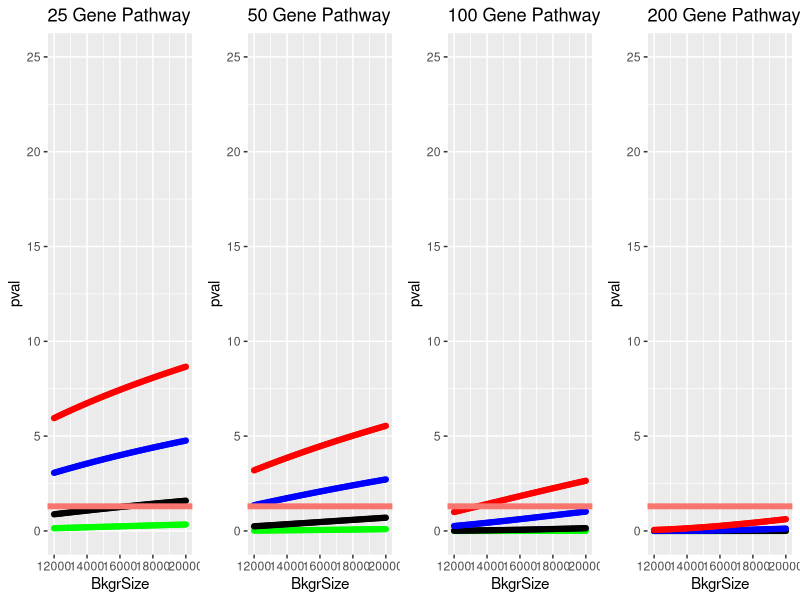
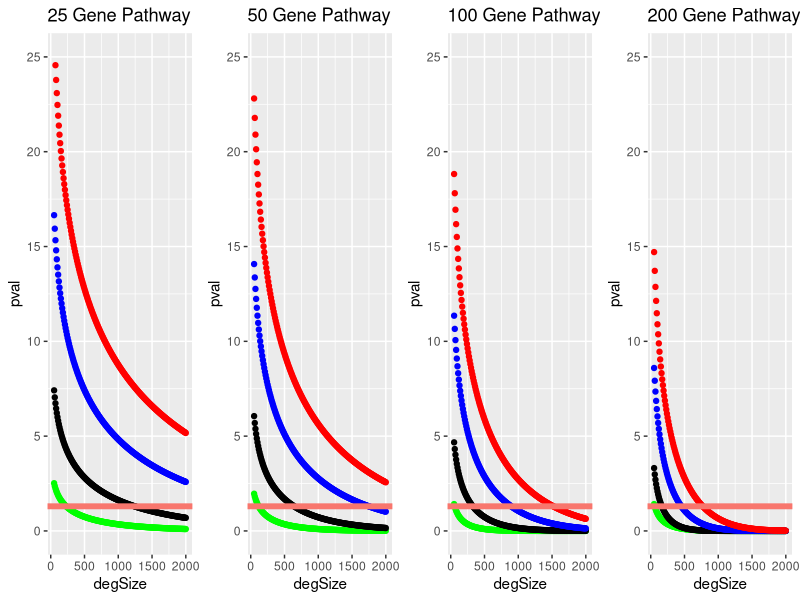
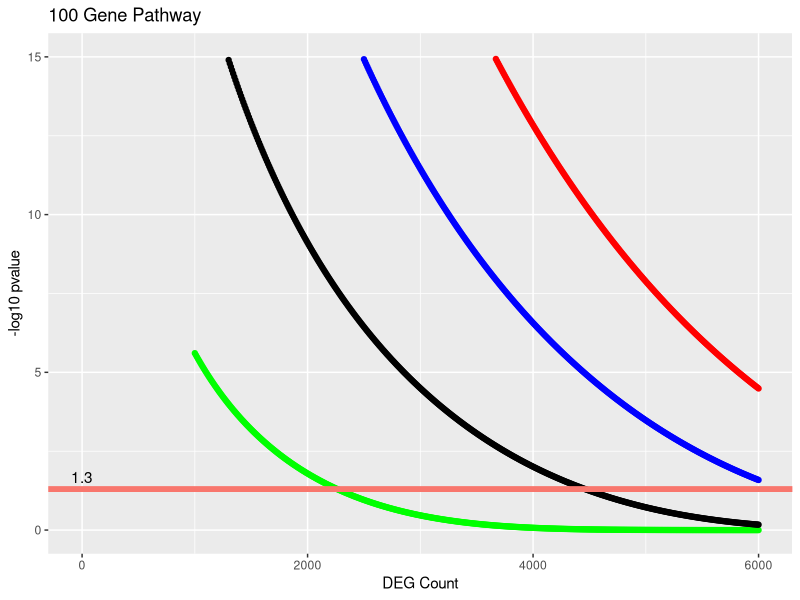

Source code (R) for these figures, in order:
## ---- chunk 1
knitr::opts_chunk$set(echo = TRUE)
## ---- chunk 2
library(ggplot2)
library(tidyverse)
library(ggpubr)
## ---- chunk 3
make.df2 <- function(denomItem){
  a <- data.frame(c(2,degSize),c(pathSize,denomItem))
  x <- fisher.test(a, alternative="greater")
  return(-log(x$p.value,10))
}

make.df5 <- function(denomItem){
  a <- data.frame(c(5,degSize),c(pathSize,denomItem))
  x <- fisher.test(a, alternative="greater")
  return(-log(x$p.value,10))
}

make.df10 <- function(denomItem){
  a <- data.frame(c(10,degSize),c(pathSize,denomItem))
  x <- fisher.test(a, alternative="greater")
  return(-log(x$p.value,10))
}

make.df15 <- function(denomItem){
  a <- data.frame(c(15,degSize),c(pathSize,denomItem))
  x <- fisher.test(a, alternative="greater")
  return(-log(x$p.value,10))
}

make.df25 <- function(denomItem){
  a <- data.frame(c(25,degSize),c(pathSize,denomItem))
  x <- fisher.test(a, alternative="greater")
  return(-log(x$p.value,10))
}

make.df50 <- function(denomItem){
  a <- data.frame(c(50,degSize),c(pathSize,denomItem))
  x <- fisher.test(a, alternative="greater")
  return(-log(x$p.value,10))
}

make.df100 <- function(denomItem){
  a <- data.frame(c(100,degSize),c(pathSize,denomItem))
  x <- fisher.test(a, alternative="greater")
  return(-log(x$p.value,10))
}

make.df200 <- function(denomItem){
  a <- data.frame(c(200,degSize),c(pathSize,denomItem))
  x <- fisher.test(a, alternative="greater")
  return(-log(x$p.value,10))
}

## ---- chunk 4
denom <- seq(from = 12000, to = 20000, by = 100)
degSize <- 1200
###########
pathSize <- 25

x2 <- lapply(denom, make.df2)
x2.Plot <- as.data.frame(cbind(denom,unlist(x2)))
colnames(x2.Plot) <- c("BkgrSize","pval")

x5 <- lapply(denom, make.df5)
x5.Plot <- as.data.frame(cbind(denom,unlist(x5)))
colnames(x5.Plot) <- c("BkgrSize","pval")

x10 <- lapply(denom, make.df10)
x10.Plot <- as.data.frame(cbind(denom,unlist(x10)))
colnames(x10.Plot) <- c("BkgrSize","pval")

x15 <- lapply(denom, make.df15)
x15.Plot <- as.data.frame(cbind(denom,unlist(x15)))
colnames(x15.Plot) <- c("BkgrSize","pval")

pl.25 <- ggplot() + geom_point(data=x2.Plot, aes(x=BkgrSize, y=pval), color="green") + geom_point(data=x5.Plot, aes(x=BkgrSize, y=pval), color="black") + geom_point(data=x10.Plot, aes(x=BkgrSize, y=pval), color="blue") + geom_point(data=x15.Plot, aes(x=BkgrSize, y=pval), color="red") + geom_hline(aes(yintercept=1.3, color = "red"), size=2)  + ylim(0, 25) + ggtitle("25 Gene Pathway")
###########
pathSize <- 50

x2 <- lapply(denom, make.df2)
x2.Plot <- as.data.frame(cbind(denom,unlist(x2)))
colnames(x2.Plot) <- c("BkgrSize","pval")

x5 <- lapply(denom, make.df5)
x5.Plot <- as.data.frame(cbind(denom,unlist(x5)))
colnames(x5.Plot) <- c("BkgrSize","pval")

x10 <- lapply(denom, make.df10)
x10.Plot <- as.data.frame(cbind(denom,unlist(x10)))
colnames(x10.Plot) <- c("BkgrSize","pval")

x15 <- lapply(denom, make.df15)
x15.Plot <- as.data.frame(cbind(denom,unlist(x15)))
colnames(x15.Plot) <- c("BkgrSize","pval")

pl.50 <- ggplot() + geom_point(data=x2.Plot, aes(x=BkgrSize, y=pval), color="green") + geom_point(data=x5.Plot, aes(x=BkgrSize, y=pval), color="black") + geom_point(data=x10.Plot, aes(x=BkgrSize, y=pval), color="blue") + geom_point(data=x15.Plot, aes(x=BkgrSize, y=pval), color="red") + geom_hline(aes(yintercept=1.3, color = "red"), size=2)  + ylim(0, 25) + ggtitle("50 Gene Pathway")
###########
pathSize <- 75

x2 <- lapply(denom, make.df2)
x2.Plot <- as.data.frame(cbind(denom,unlist(x2)))
colnames(x2.Plot) <- c("BkgrSize","pval")

x5 <- lapply(denom, make.df5)
x5.Plot <- as.data.frame(cbind(denom,unlist(x5)))
colnames(x5.Plot) <- c("BkgrSize","pval")

x10 <- lapply(denom, make.df10)
x10.Plot <- as.data.frame(cbind(denom,unlist(x10)))
colnames(x10.Plot) <- c("BkgrSize","pval")

x15 <- lapply(denom, make.df15)
x15.Plot <- as.data.frame(cbind(denom,unlist(x15)))
colnames(x15.Plot) <- c("BkgrSize","pval")

pl.75 <- ggplot() + geom_point(data=x2.Plot, aes(x=BkgrSize, y=pval), color="green") + geom_point(data=x5.Plot, aes(x=BkgrSize, y=pval), color="black") + geom_point(data=x10.Plot, aes(x=BkgrSize, y=pval), color="blue") + geom_point(data=x15.Plot, aes(x=BkgrSize, y=pval), color="red") + geom_hline(aes(yintercept=1.3, color = "red"), size=2)  + ylim(0, 25) + ggtitle("75 Gene Pathway")
###########
pathSize <- 100

x2 <- lapply(denom, make.df2)
x2.Plot <- as.data.frame(cbind(denom,unlist(x2)))
colnames(x2.Plot) <- c("BkgrSize","pval")

x5 <- lapply(denom, make.df5)
x5.Plot <- as.data.frame(cbind(denom,unlist(x5)))
colnames(x5.Plot) <- c("BkgrSize","pval")

x10 <- lapply(denom, make.df10)
x10.Plot <- as.data.frame(cbind(denom,unlist(x10)))
colnames(x10.Plot) <- c("BkgrSize","pval")

x15 <- lapply(denom, make.df15)
x15.Plot <- as.data.frame(cbind(denom,unlist(x15)))
colnames(x15.Plot) <- c("BkgrSize","pval")

pl.100 <- ggplot() + geom_point(data=x2.Plot, aes(x=BkgrSize, y=pval), color="green") + geom_point(data=x5.Plot, aes(x=BkgrSize, y=pval), color="black") + geom_point(data=x10.Plot, aes(x=BkgrSize, y=pval), color="blue") + geom_point(data=x15.Plot, aes(x=BkgrSize, y=pval), color="red") + geom_hline(aes(yintercept=1.3, color = "red"), size=2)  + ylim(0, 25) + ggtitle("100 Gene Pathway")
###########
pathSize <- 200

x2 <- lapply(denom, make.df2)
x2.Plot <- as.data.frame(cbind(denom,unlist(x2)))
colnames(x2.Plot) <- c("BkgrSize","pval")

x5 <- lapply(denom, make.df5)
x5.Plot <- as.data.frame(cbind(denom,unlist(x5)))
colnames(x5.Plot) <- c("BkgrSize","pval")

x10 <- lapply(denom, make.df10)
x10.Plot <- as.data.frame(cbind(denom,unlist(x10)))
colnames(x10.Plot) <- c("BkgrSize","pval")

x15 <- lapply(denom, make.df15)
x15.Plot <- as.data.frame(cbind(denom,unlist(x15)))
colnames(x15.Plot) <- c("BkgrSize","pval")

pl.200 <- ggplot() + geom_point(data=x2.Plot, aes(x=BkgrSize, y=pval), color="green") + geom_point(data=x5.Plot, aes(x=BkgrSize, y=pval), color="black") + geom_point(data=x10.Plot, aes(x=BkgrSize, y=pval), color="blue") + geom_point(data=x15.Plot, aes(x=BkgrSize, y=pval), color="red") + geom_hline(aes(yintercept=1.3, color = "red"), size=2)  + ylim(0, 25) + ggtitle("200 Gene Pathway")
###########
pathSize <- 500

x2 <- lapply(denom, make.df2)
x2.Plot <- as.data.frame(cbind(denom,unlist(x2)))
colnames(x2.Plot) <- c("BkgrSize","pval")

x5 <- lapply(denom, make.df5)
x5.Plot <- as.data.frame(cbind(denom,unlist(x5)))
colnames(x5.Plot) <- c("BkgrSize","pval")

x10 <- lapply(denom, make.df10)
x10.Plot <- as.data.frame(cbind(denom,unlist(x10)))
colnames(x10.Plot) <- c("BkgrSize","pval")

x15 <- lapply(denom, make.df15)
x15.Plot <- as.data.frame(cbind(denom,unlist(x15)))
colnames(x15.Plot) <- c("BkgrSize","pval")

pl.500 <- ggplot() + geom_point(data=x2.Plot, aes(x=BkgrSize, y=pval), color="green") + geom_point(data=x5.Plot, aes(x=BkgrSize, y=pval), color="black") + geom_point(data=x10.Plot, aes(x=BkgrSize, y=pval), color="blue") + geom_point(data=x15.Plot, aes(x=BkgrSize, y=pval), color="red") + geom_hline(aes(yintercept=1.3, color = "red"), size=2)  + ylim(0, 25) + ggtitle("500 Gene Pathway")
## ---- chunk 5
ggarrange(pl.25,pl.50,pl.100,pl.200, legend = FALSE, ncol=4, nrow=1) 
## ---- chunk 6
# < -1 FC
a <- data.frame(c(8,62-8),c(194,20237-194))
a
fisher.test(a, alternative="greater")

b <- data.frame(c(27,268-27),c(194,20237-194))
b
fisher.test(b, alternative="greater")

d.ex1 <- data.frame(c(3,297),c(37,29663))
d.ex1
fisher.test(d.ex1, alternative="greater")

d.ex2 <- data.frame(c(3-1,297),c(37+1,29663))
d.ex2
fisher.test(d.ex2, alternative="greater")
## ---- chunk 7
testDGEs.df <- function(degCount){
  a <- data.frame(c(degsInPath,degCount),c(pathSize,bkground))
  x <- fisher.test(a, alternative="greater")
  return(-log(x$p.value,10))
}

degSize <- seq(from = 50, to = 2000, by = 10)
bkground <- 17000
###########
pathSize <- 25

degsInPath <- 2

degs.2 <- lapply(degSize, testDGEs.df)
degs.2.Plot <- as.data.frame(cbind(degSize,unlist(degs.2)))
colnames(degs.2.Plot) <- c("degSize","pval")

degsInPath <- 5

degs.5 <- lapply(degSize, testDGEs.df)
degs.5.Plot <- as.data.frame(cbind(degSize,unlist(degs.5)))
colnames(degs.5.Plot) <- c("degSize","pval")

degsInPath <- 10

degs.10 <- lapply(degSize, testDGEs.df)
degs.10.Plot <- as.data.frame(cbind(degSize,unlist(degs.10)))
colnames(degs.10.Plot) <- c("degSize","pval")

degsInPath <- 15

degs.15 <- lapply(degSize, testDGEs.df)
degs.15.Plot <- as.data.frame(cbind(degSize,unlist(degs.15)))
colnames(degs.15.Plot) <- c("degSize","pval")

pl.25path <- ggplot() + geom_point(data=degs.2.Plot, aes(x=degSize, y=pval), color="green") + geom_point(data=degs.5.Plot, aes(x=degSize, y=pval), color="black") + geom_point(data=degs.10.Plot, aes(x=degSize, y=pval), color="blue") + geom_point(data=degs.15.Plot, aes(x=degSize, y=pval), color="red") + geom_hline(aes(yintercept=1.3, color = "red"), size=2) + ylim(0, 25) + ggtitle("25 Gene Pathway")

###########
pathSize <- 50

degsInPath <- 2

degs.2 <- lapply(degSize, testDGEs.df)
degs.2.Plot <- as.data.frame(cbind(degSize,unlist(degs.2)))
colnames(degs.2.Plot) <- c("degSize","pval")

degsInPath <- 5

degs.5 <- lapply(degSize, testDGEs.df)
degs.5.Plot <- as.data.frame(cbind(degSize,unlist(degs.5)))
colnames(degs.5.Plot) <- c("degSize","pval")

degsInPath <- 10

degs.10 <- lapply(degSize, testDGEs.df)
degs.10.Plot <- as.data.frame(cbind(degSize,unlist(degs.10)))
colnames(degs.10.Plot) <- c("degSize","pval")

degsInPath <- 15

degs.15 <- lapply(degSize, testDGEs.df)
degs.15.Plot <- as.data.frame(cbind(degSize,unlist(degs.15)))
colnames(degs.15.Plot) <- c("degSize","pval")

pl.50path <- ggplot() + geom_point(data=degs.2.Plot, aes(x=degSize, y=pval), color="green") + geom_point(data=degs.5.Plot, aes(x=degSize, y=pval), color="black") + geom_point(data=degs.10.Plot, aes(x=degSize, y=pval), color="blue") + geom_point(data=degs.15.Plot, aes(x=degSize, y=pval), color="red") + geom_hline(aes(yintercept=1.3, color = "red"), size=2) + ylim(0, 25) + ggtitle("50 Gene Pathway")
###########
pathSize <- 100

degsInPath <- 2

degs.2 <- lapply(degSize, testDGEs.df)
degs.2.Plot <- as.data.frame(cbind(degSize,unlist(degs.2)))
colnames(degs.2.Plot) <- c("degSize","pval")

degsInPath <- 5

degs.5 <- lapply(degSize, testDGEs.df)
degs.5.Plot <- as.data.frame(cbind(degSize,unlist(degs.5)))
colnames(degs.5.Plot) <- c("degSize","pval")

degsInPath <- 10

degs.10 <- lapply(degSize, testDGEs.df)
degs.10.Plot <- as.data.frame(cbind(degSize,unlist(degs.10)))
colnames(degs.10.Plot) <- c("degSize","pval")

degsInPath <- 15

degs.15 <- lapply(degSize, testDGEs.df)
degs.15.Plot <- as.data.frame(cbind(degSize,unlist(degs.15)))
colnames(degs.15.Plot) <- c("degSize","pval")

pl.100path <- ggplot() + geom_point(data=degs.2.Plot, aes(x=degSize, y=pval), color="green") + geom_point(data=degs.5.Plot, aes(x=degSize, y=pval), color="black") + geom_point(data=degs.10.Plot, aes(x=degSize, y=pval), color="blue") + geom_point(data=degs.15.Plot, aes(x=degSize, y=pval), color="red") + geom_hline(aes(yintercept=1.3, color = "red"), size=2) + ylim(0, 25) + ggtitle("100 Gene Pathway")
###########
pathSize <- 200

degsInPath <- 2

degs.2 <- lapply(degSize, testDGEs.df)
degs2.Plot <- as.data.frame(cbind(degSize,unlist(degs.2)))
colnames(degs.2.Plot) <- c("degSize","pval")

degsInPath <- 5

degs.5 <- lapply(degSize, testDGEs.df)
degs.5.Plot <- as.data.frame(cbind(degSize,unlist(degs.5)))
colnames(degs.5.Plot) <- c("degSize","pval")

degsInPath <- 10

degs.10 <- lapply(degSize, testDGEs.df)
degs.10.Plot <- as.data.frame(cbind(degSize,unlist(degs.10)))
colnames(degs.10.Plot) <- c("degSize","pval")

degsInPath <- 15

degs.15 <- lapply(degSize, testDGEs.df)
degs.15.Plot <- as.data.frame(cbind(degSize,unlist(degs.15)))
colnames(degs.15.Plot) <- c("degSize","pval")

pl.200path <- ggplot() + geom_point(data=degs.2.Plot, aes(x=degSize, y=pval), color="green") + geom_point(data=degs.5.Plot, aes(x=degSize, y=pval), color="black") + geom_point(data=degs.10.Plot, aes(x=degSize, y=pval), color="blue") + geom_point(data=degs.15.Plot, aes(x=degSize, y=pval), color="red") + geom_hline(aes(yintercept=1.3, color = "red"), size=2) + ylim(0, 25) + ggtitle("200 Gene Pathway")
## ---- chunk 8
ggarrange(pl.25path, pl.50path, pl.100path,pl.200path, legend = FALSE, ncol=4, nrow=1) 
## ---- chunk 9
testDGEs.df <- function(degCount){
  a <- data.frame(c(degsInPath,degCount),c(pathSize,20000-degCount))
  x <- fisher.test(a, alternative="greater")
  return(-log(x$p.value,10))
}

degSize <- seq(from = 1000, to = 6000, by = 10)
bkground <- 17000
###########
pathSize <- 100

degsInPath <- 20

degs.20 <- lapply(degSize, testDGEs.df)
degs.20.Plot <- as.data.frame(cbind(degSize,unlist(degs.20)))
colnames(degs.20.Plot) <- c("degSize","pval")

degsInPath <- 40

degs.40 <- lapply(degSize, testDGEs.df)
degs.40.Plot <- as.data.frame(cbind(degSize,unlist(degs.40)))
colnames(degs.40.Plot) <- c("degSize","pval")

degsInPath <- 60

degs.60 <- lapply(degSize, testDGEs.df)
degs.60.Plot <- as.data.frame(cbind(degSize,unlist(degs.60)))
colnames(degs.60.Plot) <- c("degSize","pval")

degsInPath <- 80

degs.80 <- lapply(degSize, testDGEs.df)
degs.80.Plot <- as.data.frame(cbind(degSize,unlist(degs.80)))
colnames(degs.80.Plot) <- c("degSize","pval")

pl.100 <- ggplot() + geom_point(data=degs.20.Plot, aes(x=degSize, y=pval), color="green") + geom_point(data=degs.40.Plot, aes(x=degSize, y=pval), color="black") + geom_point(data=degs.60.Plot, aes(x=degSize, y=pval), color="blue") + geom_point(data=degs.80.Plot, aes(x=degSize, y=pval), color="red") + ylim(0, 15) + ylab(label = '-log10 pvalue') + xlab(label = 'DEG Count') + ggtitle("100 Gene Pathway")

#geom_hline(aes(yintercept=1.3, color = "red"), size=2) 

h <- 1.3
pl.100 + geom_hline(aes(yintercept=h, color = "red"), size=2, show.legend=FALSE) + geom_text(aes(0,h,label = h, vjust = -0.5))
